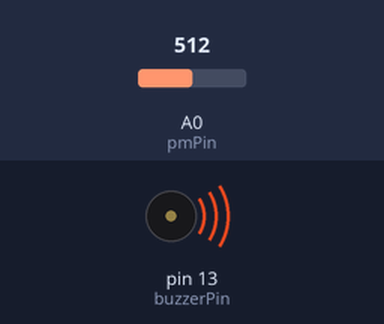
Recording of a sketch running on a simulated Arduino Uno, built with avr-gcc and run on an emulated ATmega328P. On the bench: buzzer (waves = sounding). Inputs (shaded band) come from the test bench; at power-on: A0 (pmPin) = 512. What the sketch prints to the serial monitor is not drawn.

Above: at 0.1 s.
Timing chart, 0 to 1.6 s (numbered marks = the images above):
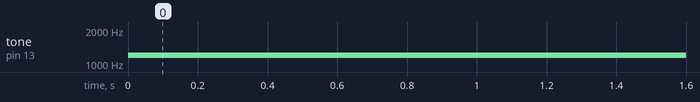

The sketch:

potentioBuzzer.ino
```cpp
int pmPin = A0;
int buzzerPin = 13;
int pmVal;

void setup() {
  Serial.begin(9600);
  pinMode(pmPin, INPUT);
  pinMode(buzzerPin, OUTPUT);

}

void loop() {
  // Read the value from the potentiometer
  pmVal = analogRead(pmPin);
  Serial.println(pmVal);
  int freq = map(pmVal, 0, 1023, 2000, 400);
  // Play a tone based on the analog value produced by the potentiometer
  tone(buzzerPin, freq);
}
```

Measured:
- by itself, tone on pin 13 (buzzerPin): silent → 1200 Hz at 0.00 s
